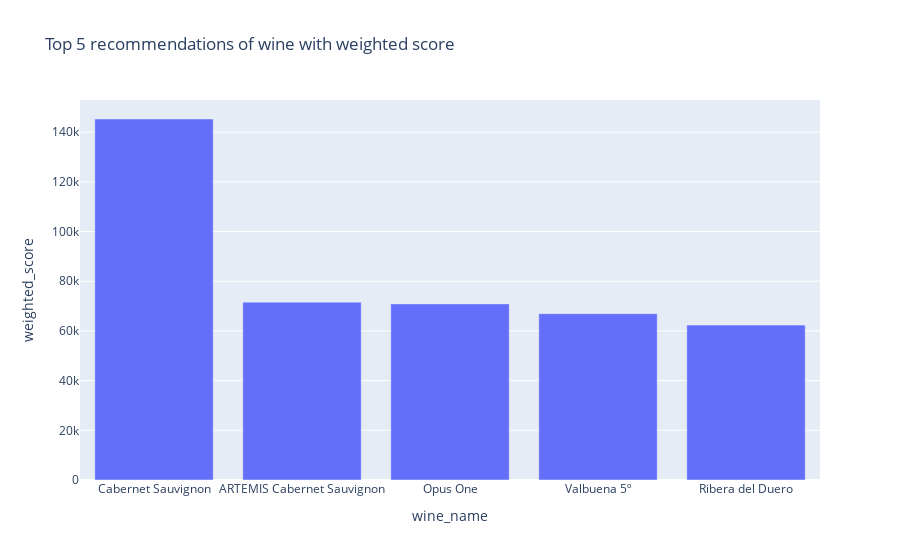

Notebook code cell kept with this figure:
### Code cell
fig = px.bar(recommendations_for_vip_clients_df, x = "wine_name", y = "weighted_score", title= "Top 5 recommendations of wine with weighted score")
fig.show()

### Figure 1 — Plotly figure (JSON) as saved in the notebook; plotly's stock layout.template omitted (floating-point values rounded to 4 significant figures)
{"data": [{"alignmentgroup": "True", "hovertemplate": "wine_name=%{x}<br>weighted_score=%{y}<extra></extra>", "legendgroup": "", "marker": {"color": "#636efa", "pattern": {"shape": ""}}, "name": "", "offsetgroup": "", "orientation": "v", "showlegend": false, "textposition": "auto", "type": "bar", "x": ["Cabernet Sauvignon", "ARTEMIS Cabernet Sauvignon", "Opus One", "Valbuena 5º", "Ribera del Duero"], "xaxis": "x", "y": [145300.0, 71590.0, 70890.0, 66960.0, 62350.0], "yaxis": "y"}], "layout": {"barmode": "relative", "legend": {"tracegroupgap": 0}, "title": {"text": "Top 5 recommendations of wine with weighted score"}, "xaxis": {"anchor": "y", "domain": [0, 1], "title": {"text": "wine_name"}}, "yaxis": {"anchor": "x", "domain": [0, 1], "title": {"text": "weighted_score"}}}}
